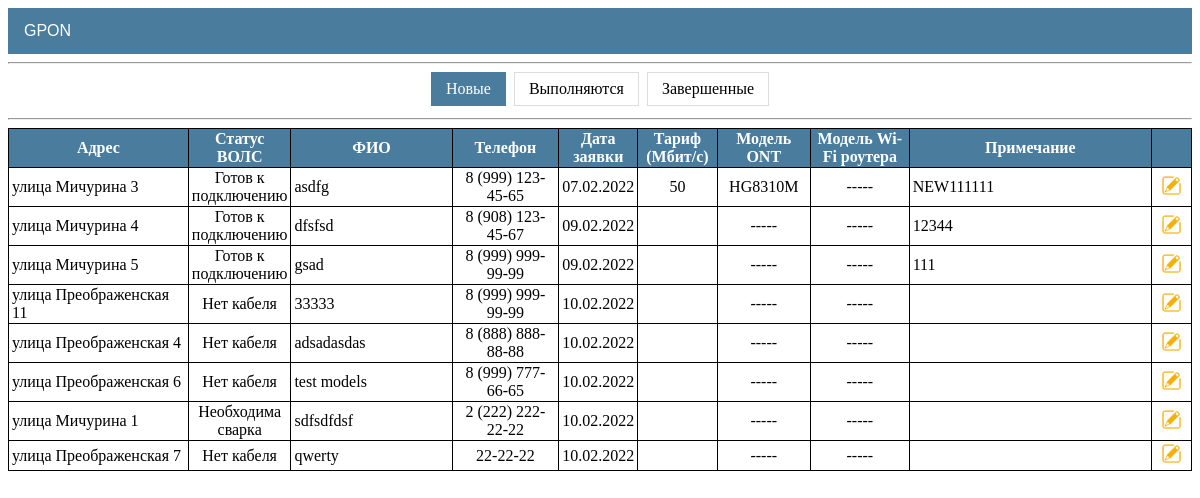
Page /gpon/requests/new/ on the earlier database version.
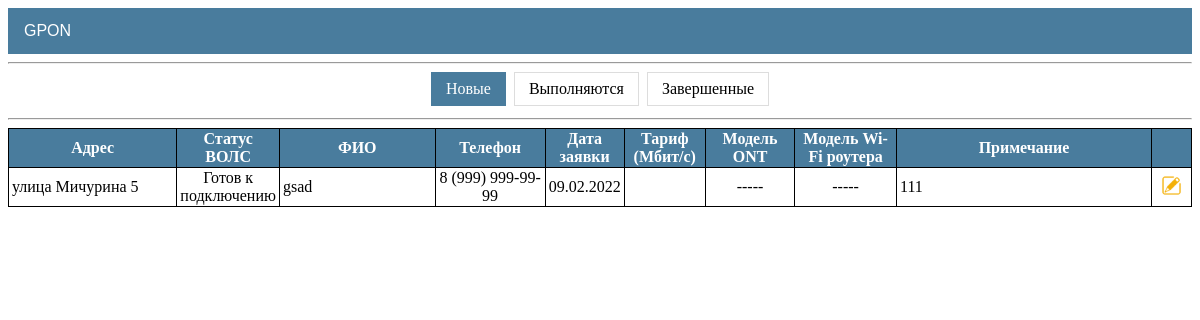
Same page on the later database version.
### gpon/models.py (models this page shows, shortened)
class Request(models.Model):
    user = models.ForeignKey(User, on_delete=models.CASCADE, blank=True, null=True, related_name='user', verbose_name='Пользователь')
    address = models.OneToOneField(House, on_delete=models.CASCADE, verbose_name='Адрес')
    name = models.CharField(max_length=50, verbose_name='ФИО')
    phone = models.CharField(max_length=50, verbose_name='Телефон')
    date_req = models.DateField(auto_now_add=True, verbose_name='Дата заявки')
    date_con = models.DateTimeField(blank=True, null=True, verbose_name='Дата подключения')
    tariff = models.ForeignKey(Tariff, on_delete=models.CASCADE, blank=True, null=True, verbose_name='Тариф')
    discount = models.PositiveIntegerField(default=0, verbose_name='Скидка')
    price_con = models.PositiveIntegerField(default=0, verbose_name='Цена подключения')
    ont = models.ForeignKey(Product, on_delete=models.CASCADE, blank=True, null=True, related_name='ont', verbose_name='Модель ONT')
    router = models.ForeignKey(Product, on_delete=models.CASCADE, blank=True, null=True, related_name='router', verbose_name='Модель Wi-Fi роутера')
    cord = models.ForeignKey(Product, on_delete=models.CASCADE, blank=True, null=True, related_name='cord', verbose_name='Патч-корд')
    whose_cord = models.BooleanField(default=False, verbose_name='Абонентский')  # Если True, то патч абонента
    note = models.TextField(blank=True, verbose_name='Примечание')
    time = models.DateTimeField(auto_now=True, verbose_name='Время изменения')
    installer = models.ManyToManyField(User, blank=True, related_name='installer', verbose_name='Монтажники')
    manager = models.ForeignKey(User, blank=True, null=True, on_delete=models.CASCADE, related_name='manager', verbose_name='Менеджер')
    status = models.BooleanField(default=False)
    class Meta:
        ordering = ['id']

class House(models.Model):
    cable = 'Нет кабеля'
    welding = 'Необходима сварка'
    ready = 'Готов к подключению'
    type = [(cable, 'Нет кабеля'), (welding, 'Необходима сварка'), (ready, 'Готов к подключению')]
    address = models.OneToOneField(Address, on_delete=models.CASCADE, unique=True, verbose_name='Адрес')
    status = models.CharField(max_length=20, choices=type, default=cable, verbose_name='Статус')
    note = models.TextField(blank=True, verbose_name='Примечание')
    time = models.DateTimeField(auto_now=True, verbose_name='Дата изменения')
    class Meta:
        ordering = ['address']
    def __str__(self):
        return f'{self.address}'

class Tariff(models.Model):
    name = models.CharField(max_length=50, unique=True, verbose_name='Название тарифа')
    speed = models.IntegerField(default='100', verbose_name='Скорость Мбит/с')
    price = models.IntegerField(verbose_name='Стоимость тарифа')
    active = models.BooleanField(default=True)

### addressbook/models.py (models this page shows)
class Address(models.Model):
    avenue = 'проспект'
    street = 'улица'
    boulevard = 'бульвар'
    passage = 'проезд'
    lane = 'переулок'
    highway = 'шоссе'
    list = [(avenue, 'проспект'), (street, 'улица'), (boulevard, 'бульвар'), (passage, 'проезд'),
            (lane, 'переулок'), (highway, 'шоссе')]
    address_type = models.CharField(max_length=10, choices=list, default=street, verbose_name='Тип')
    address_name = models.CharField(max_length=50, verbose_name='Название')
    address_house = models.CharField(max_length=5, verbose_name='Номер дома')
    class Meta:
        ordering = ['address_type', 'address_name', 'address_house']
        unique_together = ('address_type', 'address_name', 'address_house')
    def __str__(self):
        return f'{self.address_type} {self.address_name} {self.address_house}'

### storage/models.py (models this page shows, shortened)
class Product(models.Model):
    category = models.ForeignKey(Category, on_delete=models.CASCADE, verbose_name='Категория')
    type = models.ForeignKey(Type, on_delete=models.CASCADE, verbose_name='Тип')
    name = models.CharField(max_length=50, unique=True, verbose_name='Название')
    quality = models.PositiveIntegerField(default=0, verbose_name='Количество')
    price = models.PositiveIntegerField(default=0, verbose_name='Цена')
    description = models.CharField(max_length=100, blank=True, verbose_name='Описание')
    slug = models.SlugField(max_length=100, unique=True, verbose_name='URL')
    def __str__(self):
        return f'{self.name}'

### gpon/views.py (the view)
# urls.py: path('requests/new/', RequestList.as_view(template_name='gpon/requests_new.html'), name='requests_new'),
class RequestList(ListView):
    model = Request
    context_object_name = 'requests'
    paginate_by = 50
    """
    Переопределяем queryset в зависимости от url запроса.
    """
    def get_queryset(self):
        qs = self.model.objects.all()
        url = self.request.get_full_path()
        if 'new' in url:
            qs = qs.filter(status='False', date_con__isnull=True).order_by('date_req')
        elif 'in-progress' in url:
            qs = qs.filter(status='False').exclude(date_con__isnull=True).order_by('date_con')
        elif 'completed' in url:
            qs = qs.filter(status='True').order_by('-date_con')
        return qs

### templates/gpon/requests_new.html
{%extends 'default.html' %}
{% block content %}
<hr>
<div class="center">
  <div class="menu-status">
    <a class="active" href="{% url 'requests_new' %}">Новые</a>
    <a href="{% url 'requests_in_progress' %}">Выполняются</a>
    <a href="{% url 'requests_completed' %}">Завершенные</a>
  </div>
</div>
<hr>
{%  if requests %}
    <table class="table_gpon">
        <tr>
            <th style="width: 220px">
                Адрес
            </th>
            <th>
                Статус ВОЛС
            </th>
            <th style="width: 220px">
                ФИО
            </th>
            <th style="width: 130px">
                Телефон
            </th>
            <th style="width: 60px">
                Дата заявки
            </th>
            <th style="width: 90px">
                Тариф (Мбит/с)
            </th>
            <th style="width: 100px">
                Модель ONT
            </th>
            <th style="width: 120px">
                Модель Wi-Fi роутера
            </th>
            <th style="width: 350px">
               Примечание
            </th>
            <th style="width: 20px">
            </th>
        </tr>
    {% for house in requests %}
        <tr>
            <td style="text-align: left">
                {{ house.address }}
            </td>
            <td>
                {{ house.address.status }}
            </td>
            <td style="text-align: left">
                {{ house.name }}
            </td>
            <td>
                {{ house.phone }}
            </td>
            <td>
                {{ house.date_req|date:'d.m.Y' }}
            </td>
            <td>
                {{ house.tariff.speed }}
            </td>
            <td>
                {% if house.ont is None %}
                    -----
                {% else %}
                    {{ house.ont }}
                {% endif %}
            </td>
            <td>
                {% if house.router is None %}
                    -----
                {% else %}
                    {{ house.router }}
                {% endif %}
            </td>
            <td style="text-align: left">
                {{ house.note }}
            </td>
            <td>
                <a href="{% url 'request_update' house.pk %}" title="Изменить">
                    <img src="/static/images/icon_edit.png" width="23" height="23">
                </a>
            </td>
        </tr>
    {% endfor %}
    </table>
{%  else %}
    <h2 class="center">Заявок нет</h2>
{% endif %}
<br>
{% include "pagination.html" %}
{% endblock content %}

Differences in the rows shown:
no longer on this page (row edited): Request: address "улица Мичурина 3", address.status "Готов к подключению", name "asdfg", phone "8 (999) 123-45-65", date_req "07.02.2022", tariff.speed "50", ont "HG8310M", note "NEW111111"
no longer on this page (row edited): Request: address "улица Мичурина 4", address.status "Готов к подключению", name "dfsfsd", phone "8 (908) 123-45-67", date_req "09.02.2022", note "12344"
no longer on this page (row edited): Request: address "улица Преображенская 11", address.status "Нет кабеля", name "33333", phone "8 (999) 999-99-99", date_req "10.02.2022"
no longer on this page (row edited): Request: address "улица Преображенская 4", address.status "Нет кабеля", name "adsadasdas", phone "8 (888) 888-88-88", date_req "10.02.2022"
no longer on this page (row edited): Request: address "улица Преображенская 6", address.status "Нет кабеля", name "test models", phone "8 (999) 777-66-65", date_req "10.02.2022"
removed Request: address "улица Мичурина 1", address.status "Необходима сварка", name "sdfsdfdsf", phone "2 (222) 222-22-22", date_req "10.02.2022"
no longer on this page (row edited): Request: address "улица Преображенская 7", address.status "Нет кабеля", name "qwerty", phone "22-22-22", date_req "10.02.2022"
